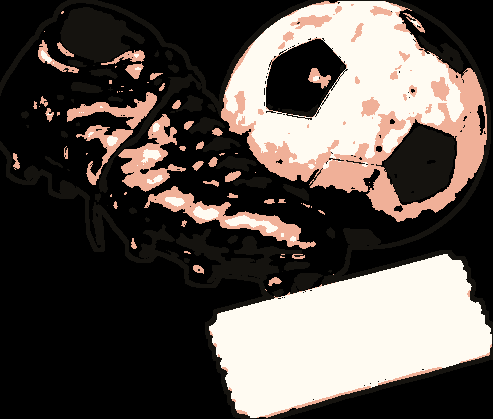
#> input picture scripts/marketing/kit/assets/bootball-line.png, 493 x 419 px
$ python -i shots-measure.py   (imports and definitions only)
#> lines starting #> are read from the running program, lines starting #| are printed output that depends on the picture
"""
LIFE · TOWN — finish the chapter shots: PNG captures → 960×540 WebP, measured.

Hapoel Tel Aviv's set must decode with no yellow at all (rule 8, the band of lib/isYellow.ts measured on the
decoded file, rule 61). Any pixel left in it is rotated to the badge's warm brown and the file re-encoded until
the decode is clean; every other club keeps its own colours. The PNG captures are removed.

    python3 -I scripts/life/shots-measure.py
"""
import glob, io, os
import numpy as np
from PIL import Image
from scipy import ndimage

ROOT = os.path.join(os.path.dirname(os.path.abspath(__file__)), '..', '..', 'public', 'life', 'town', 'shots')
BAND = (38.0, 70.0, 0.35, 0.35)  # lib/isYellow.ts: hue, min saturation, min value


# [10 lines left out: functions yellow, wide_band, not called in this run]


def deyellow(rgb, wide=True):
    hsv = np.asarray(Image.fromarray(rgb).convert('HSV')).astype(np.float32)
    h, s = hsv[..., 0] * 360 / 255, hsv[..., 1] / 255
    m = (h >= 30) & (h <= 80) & (s >= 0.12) if wide else yellow(rgb)
    hsv[..., 0][m] = 26 * 255 / 360
    return np.asarray(Image.fromarray(hsv.astype(np.uint8), 'HSV').convert('RGB'))


# [33 lines left out: function main, not called in this run]


# [2 lines not run here, left out]

>>> import cv2
>>> picture = cv2.imread('../marketing/kit/assets/bootball-line.png', cv2.IMREAD_GRAYSCALE)
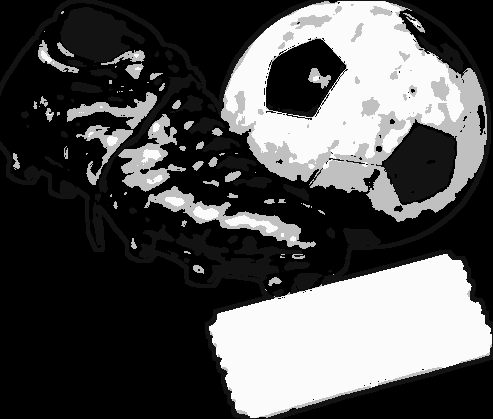
#> picture: shape (419, 493); min 0, max 251, mean 81.1
>>> result = deyellow(picture)
#> in deyellow, `hsv = np.asarray(Image.fromarray(rgb).convert('HSV')).astype(np.float32)`:
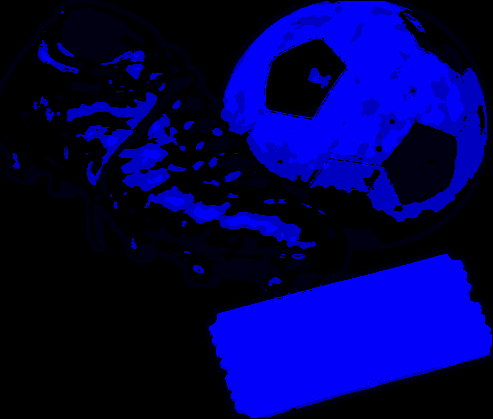
#> hsv: shape (419, 493, 3) float32; mean of channels 0, 1, 2 0, 0, 81.1; drawn as R, G, B
#> in deyellow, `h, s = hsv[..., 0] * 360 / 255, hsv[..., 1] / 255`: h: shape (419, 493) float32; every value is 0
#> in deyellow, `m = (h >= 30) & (h <= 80) & (s >= 0.12) if wide else yellow(rgb)`: m: shape (419, 493) bool; every value is 0
